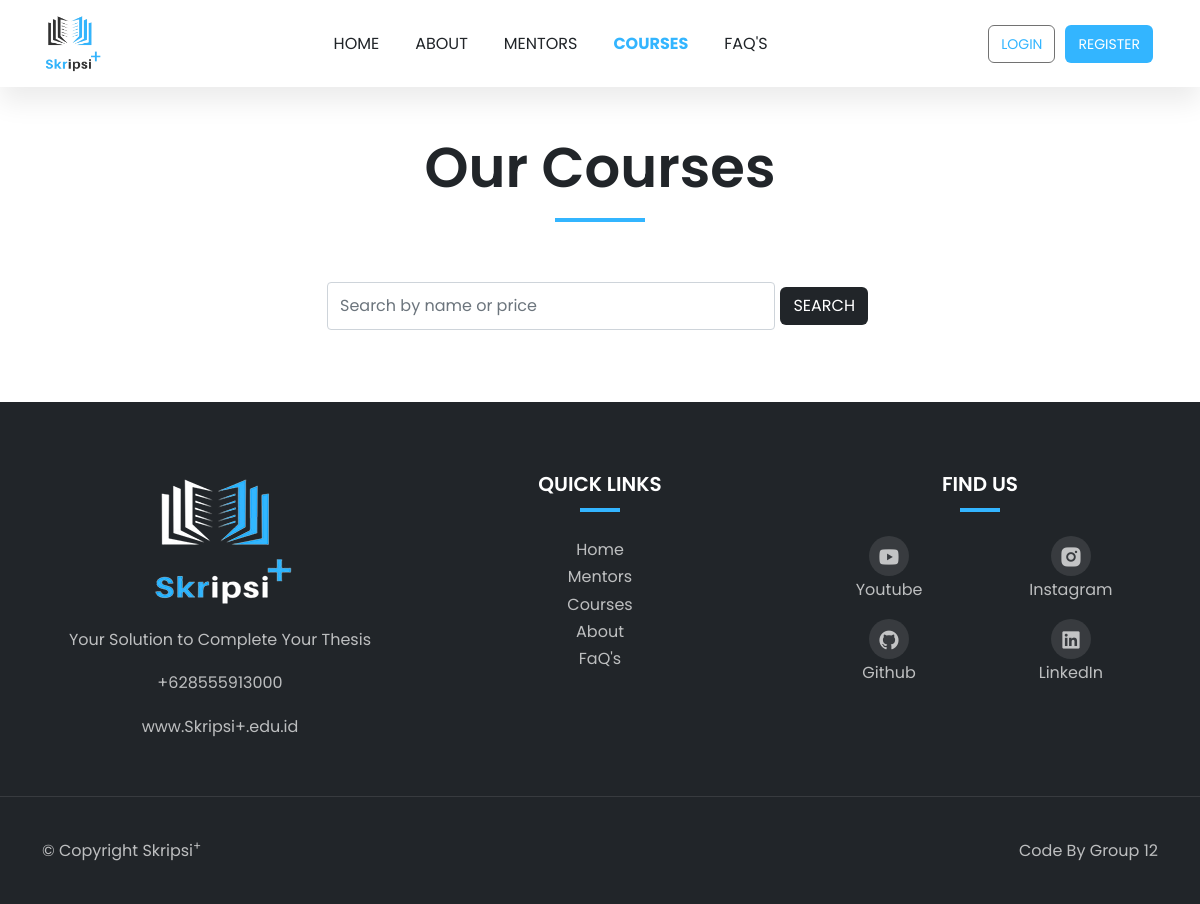
Page /courses/ on the earlier database version.
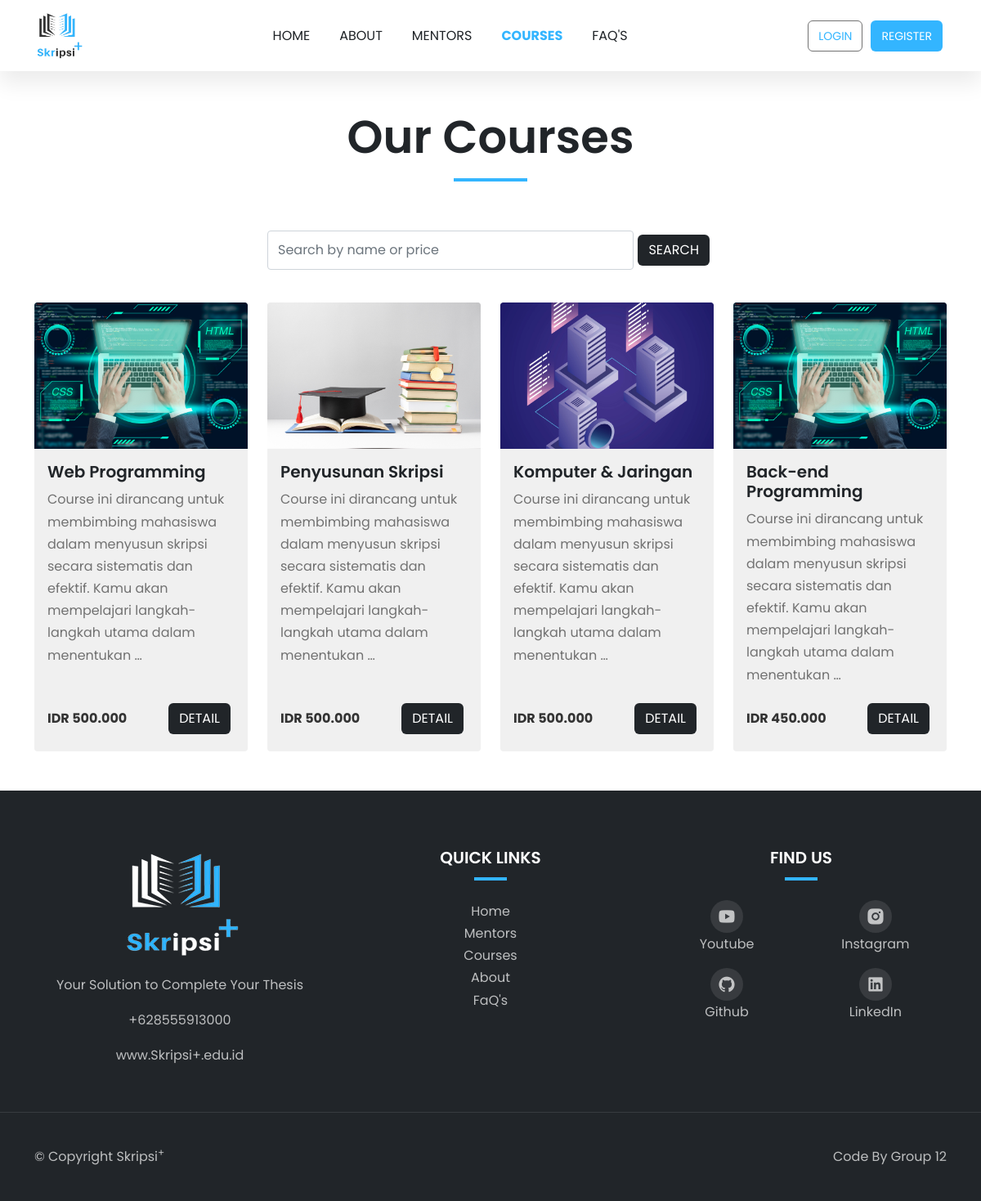
Same page on the later database version.
### public_app/models.py (models this page shows, shortened)
class Course(models.Model):
    title = models.CharField(max_length=200)
    description = models.TextField()
    price = models.DecimalField(max_digits=10, decimal_places=3)
    image = models.ImageField(upload_to='courses')
    syllabus = models.JSONField(null=True, blank=True)  # Jika memakai JSON untuk syllabus
    students_enrolled = models.PositiveIntegerField(default=0)
    rating = models.DecimalField(max_digits=2, decimal_places=1, default=5.0)
    learning_type = models.CharField(max_length=50, default="Online - Self Learning")

### public_app/views.py (the view)
# urls.py: path('courses/', views.course, name='course'),
def course(request):
    query = request.GET.get('query')
    courses = Course.objects.all()
    if query:
        courses = courses.filter(
            Q(title__icontains=query) |
            Q(price__icontains=query)
        ).distinct()  # Use distinct() to avoid duplicate results
    return render(request, 'courses.html', {'courses': courses})

### public_app/templates/courses.html (shortened to what this page needs)
{% extends 'layouts/base.html' %}
{% load static %}
{% block content %}
<main class="mb-5">
  <div class="container mt-5">
    <div class="row">
      <div class="col-12 text-center">
        <div class="section-title">
          <h1 class="display-4">Our Courses</h1>
          <div class="line"></div>
        </div>
      </div>
    </div>
    <div class="row justify-content-center mb-4">
      <div class="col-md-6">
        <form
          class="form-inline d-flex justify-content-center"
          method="GET"
          action="{% url 'course' %}"
        >
          <input
            class="form-control"
            name="query"
            id="searchInput"
            type="search"
            placeholder="Search by name or price"
            aria-label="Search"
          />
          <button class="btn btn-brand" type="submit" id="searchBtn">
            Search
          </button>
        </form>
      </div>
    </div>
    <div class="row" id="course-cards">
      {% for course in courses %}
      <div class="col-lg-3 col-md-6 mt-3">
        <div class="card h-100" style="width: 100%">
          <div class="image-zoom">
            <div class="image-zoom-wrapper">
              <img
                src="{{ course.image.url }}"
                class="card-img-top"
                alt="{{ course.title }}"
              />
            </div>
          </div>
          <div class="card-body d-flex flex-column">
            <h5 class="card-title">{{ course.title }}</h5>
            <p class="card-text flex-grow-1">
              {{ course.description|truncatewords:20 }}
            </p>
            <div
              class="mt-auto d-flex justify-content-between align-items-center"
            >
              <div class="price">
                <span class="ml-2">IDR {{ course.price }}</span>
              </div>
              <a
                href="{% url 'course_detail' course.pk %}"
                class="btn btn-brand"
                >Detail</a
              >
            </div>
          </div>
        </div>
      </div>
      {% endfor %}
    </div>
  </div>
</main>
{% endblock %}

### public_app/templates/layouts/base.html (shortened to what this page needs)
{% load static %}
<!DOCTYPE html>
<html lang="en">
  <head>
    <link rel="stylesheet" href="{% static 'css/style.css'%}" />
    <link
      href="https://cdn.jsdelivr.net/npm/bootstrap@5.0.2/dist/css/bootstrap.min.css"
      rel="stylesheet"
    />
    <link
      rel="stylesheet"
      href="https://cdn.jsdelivr.net/npm/bootstrap-icons/font/bootstrap-icons.css"
    />
    <link
      href="https://cdn.jsdelivr.net/npm/remixicon@4.2.0/fonts/remixicon.css"
      rel="stylesheet"
    />
    <link rel="stylesheet" href="{% static 'css/owl.theme.css'%}" />
    <link rel="stylesheet" href="{% static 'css/owl.carousel.css'%}" />
  </head>
  <body>
    {% include 'components/navbar.html' %}
    <main class="">{% block content %} {% endblock content %}</main>
    {% include 'components/footer.html' %}
  </body>
</html>

### public_app/templates/components/navbar.html (shortened to what this page needs)
{% load static %}
<nav class="navbar navbar-expand-lg bg-white sticky-top">
  <div class="container">
    <a class="navbar-brand" href="/">
      <img
        class="logo"
        src="{% static 'img/Light-removebg-preview.png'%}"
        alt="logo-Skripsi+"
      />
    </a>
    <div class="collapse navbar-collapse" id="Nav">
      <ul class="navbar-nav m-auto">
        <li class="nav-item">
          <a
            class="nav-link {% if request.resolver_match.url_name == 'home' %}active{% endif %}"
            href="{% url 'home' %}"
            >Home</a
          >
        </li>
        <li class="nav-item">
          <a
            class="nav-link {% if request.resolver_match.url_name == 'about' %}active{% endif %}"
            href="{% url 'about' %}"
            >About</a
          >
        </li>
        <li class="nav-item">
          <a
            class="nav-link {% if request.resolver_match.url_name == 'mentors' %}active{% endif %}"
            href="{% url 'mentors' %}"
            >Mentors</a
          >
        </li>
        <li class="nav-item">
          <a
            class="nav-link {% if request.resolver_match.url_name == 'course' %}active{% endif %}"
            href="{% url 'course' %}"
            >Courses</a
          >
        </li>
        <li class="nav-item">
          <a
            class="nav-link {% if request.resolver_match.url_name == 'faq' %}active{% endif %}"
            href="{% url 'faq' %}"
            >FaQ's</a
          >
        </li>
      </ul>
      {% if user.is_authenticated %}
      <button class="btn btn-login">
        <a href="{% url 'logout' %}">Logout</a>
      </button>
      <button class="btn btn-register rounded-md">
        <a href="{% url 'dashboard' %}">Dashboard</a>
      </button>
      {% else %}
      <button class="btn btn-login">
        <a href="{% url 'login' %}">Login</a>
      </button>
      <button class="btn btn-register">
        <a href="{% url 'register' %}">Register</a>
      </button>
      {% endif %}
    </div>
  </div>
</nav>

### public_app/templates/components/footer.html
{% load static %}
<footer class="bg-dark mt-4">
  <div class="footer-top">
    <div class="container">
      <div class="row">
        <div class="col-lg-4 col-sm-6 text-center">
          <a href="#"
            ><img
              src="{% static 'img/Dark-removebg-preview.png'%}"
              alt="logo footer"
          /></a>
          <p>Your Solution to Complete Your Thesis</p>
          <p>+628555913000</p>
          <p>www.Skripsi+.edu.id</p>
        </div>
        <div class="col-lg-4 col-sm-6">
          <h5 class="mb-0 text-white text-center">QUICK LINKS</h5>
          <div class="line"></div>
          <ul class="text-center">
            <li><a href="{% url 'home' %}">Home</a></li>
            <li><a href="{% url 'mentors' %}">Mentors</a></li>
            <li><a href="{% url 'course' %}">Courses</a></li>
            <li><a href="{% url 'about' %}">About</a></li>
            <li><a href="{% url 'faq' %}">FaQ's</a></li>
          </ul>
        </div>
        <div class="col-lg-4 col-sm-6">
          <h5 class="mb-0 text-white text-center">FIND US</h5>
          <div class="line"></div>
          <div
            class="social-icons text-center d-flex flex-column align-items-center"
          >
            <div class="row">
              <div class="col-6">
                <a href="#"><i class="ri-youtube-fill"></i></a>
                <p>Youtube</p>
              </div>
              <div class="col-6">
                <a href="#"><i class="ri-instagram-fill"></i></a>
                <p>Instagram</p>
              </div>
              <div class="col-6">
                <a href="#"><i class="ri-github-fill"></i></a>
                <p>Github</p>
              </div>
              <div class="col-6">
                <a href="#"><i class="ri-linkedin-box-fill"></i></a>
                <p>LinkedIn</p>
              </div>
            </div>
          </div>
        </div>
      </div>
    </div>
  </div>
  <div class="footer-bottom">
    <div class="container">
      <div class="row justify-content-between">
        <div class="col-auto">
          <p class="mb-0">© Copyright Skripsi<sup>+</sup></p>
        </div>
        <div class="col-auto">
          <p class="mb-0">Code By <a href="#">Group 12</a></p>
        </div>
      </div>
    </div>
  </div>
</footer>

### static/css/style.css (style rules this page uses)
:root { --c-dark: #212529; --c-brand: #33b5ff; --c-brand-rgb: 51, 181, 255; --c-white-rgb: 255, 255, 255; --c-dark-rgb: 33, 37, 41; --c-body: #727272; --box-shadow: 0px 15px 25px rgba(0, 0, 0, 0.08); --transition: all 0.5s ease; --font-base: "Poppins-Variable", sans-serif; }
* { padding: 0; margin: 0; box-sizing: border-box; font-family: var(--font-base); }
body { line-height: 1.7 !important; color: var(--c-body) !important; font-size: 16px !important; }
h1,h2,h3,h4,h5,h6, .h1,.h2,.h3,.h4,.h5,.h6 { font-weight: 600 !important; color: var(--c-dark); }
a { text-decoration: none !important; }
span { color: var(--c-brand); }
.image-zoom { position: relative; overflow: hidden; }
.image-zoom-wrapper { overflow: hidden; position: relative; }
.image-zoom-wrapper img { transition: var(--transition); }
.btn { font-weight: 600; font-size: 14px; text-transform: uppercase; border-radius: 6px !important; padding: 10px 24px; }
.btn-brand { background-color: var(--c-dark) !important; border-color: var(--c-dark); color: #ffffff !important; }
.navbar { box-shadow: var(--box-shadow); }
.navbar-nav .nav-link { font-weight: 400 !important; color: var(--c-dark); text-transform: uppercase; margin: 10px; padding: 10px; text-decoration: none; font-size: 16px; }
.navbar-nav .nav-link.active { color: var(--c-brand) !important; font-weight: 700 !important; }
.logo { width: 60px; }
.btn { padding: 10px; margin: 5px; background-color: none; border: none; }
.btn-login { background-color: white; border: 1px solid var(--c-body) !important; }
.btn-login > a { text-transform: uppercase; color: var(--c-brand); font-size: 14px; }
.btn-register { background-color: var(--c-brand) !important; }
.btn-register > a { text-transform: uppercase; color: white; font-size: 14px; }
.section-title { margin-bottom: 60px; }
.section-title .line { width: 90px; height: 4px; background-color: var(--c-brand); margin: 16px auto 24px; }
.card { border: none !important; background-color: #F0F0F0 !important; flex: 1 1 300px; display: flex; flex-direction: column; justify-content: space-between; height: 100%; font-size: 16px !important; }
.card-body { flex-grow: 1; display: flex; flex-direction: column; justify-content: flex-start; }
.price span { font-size: 1rem; font-weight: bold; color: #333; }
footer { padding-top: 70px; }
.footer-top { padding-bottom: 40px; border-bottom: 1px solid rgba(255, 255, 255, .1); }
.footer-bottom { padding-top: 40px; padding-bottom: 40px; }
footer li, footer p, footer a { color: rgba(255, 255, 255, .7); }
footer ul { list-style: none; padding: 0; }
footer .line { width: 40px; height: 4px; background-color: var(--c-brand); margin-top: 12px; margin-bottom: 24px; margin: 12px auto 24px; }
.social-icons a { width: 40px; height: 40px; display: inline-flex; align-items: center; justify-content: center; background-color: rgba(255, 255, 255, .1); border-radius: 100px; }
.social-icons i { font-size: 23px; }

Differences in the rows shown:
added Course: image (picture), title "Web Programming", description "Course ini dirancang untuk membimbing mahasiswa dalam menyusun skripsi secara sistematis dan efektif. Kamu akan mempelajari langkah-langkah utama dalam menentukan …", price "500.000"
added Course: image (picture), title "Penyusunan Skripsi", description "Course ini dirancang untuk membimbing mahasiswa dalam menyusun skripsi secara sistematis dan efektif. Kamu akan mempelajari langkah-langkah utama dalam menentukan …", price "500.000"
added Course: image (picture), title "Komputer & Jaringan", description "Course ini dirancang untuk membimbing mahasiswa dalam menyusun skripsi secara sistematis dan efektif. Kamu akan mempelajari langkah-langkah utama dalam menentukan …", price "500.000"
added Course: image (picture), title "Back-end Programming", description "Course ini dirancang untuk membimbing mahasiswa dalam menyusun skripsi secara sistematis dan efektif. Kamu akan mempelajari langkah-langkah utama dalam menentukan …", price "450.000"
